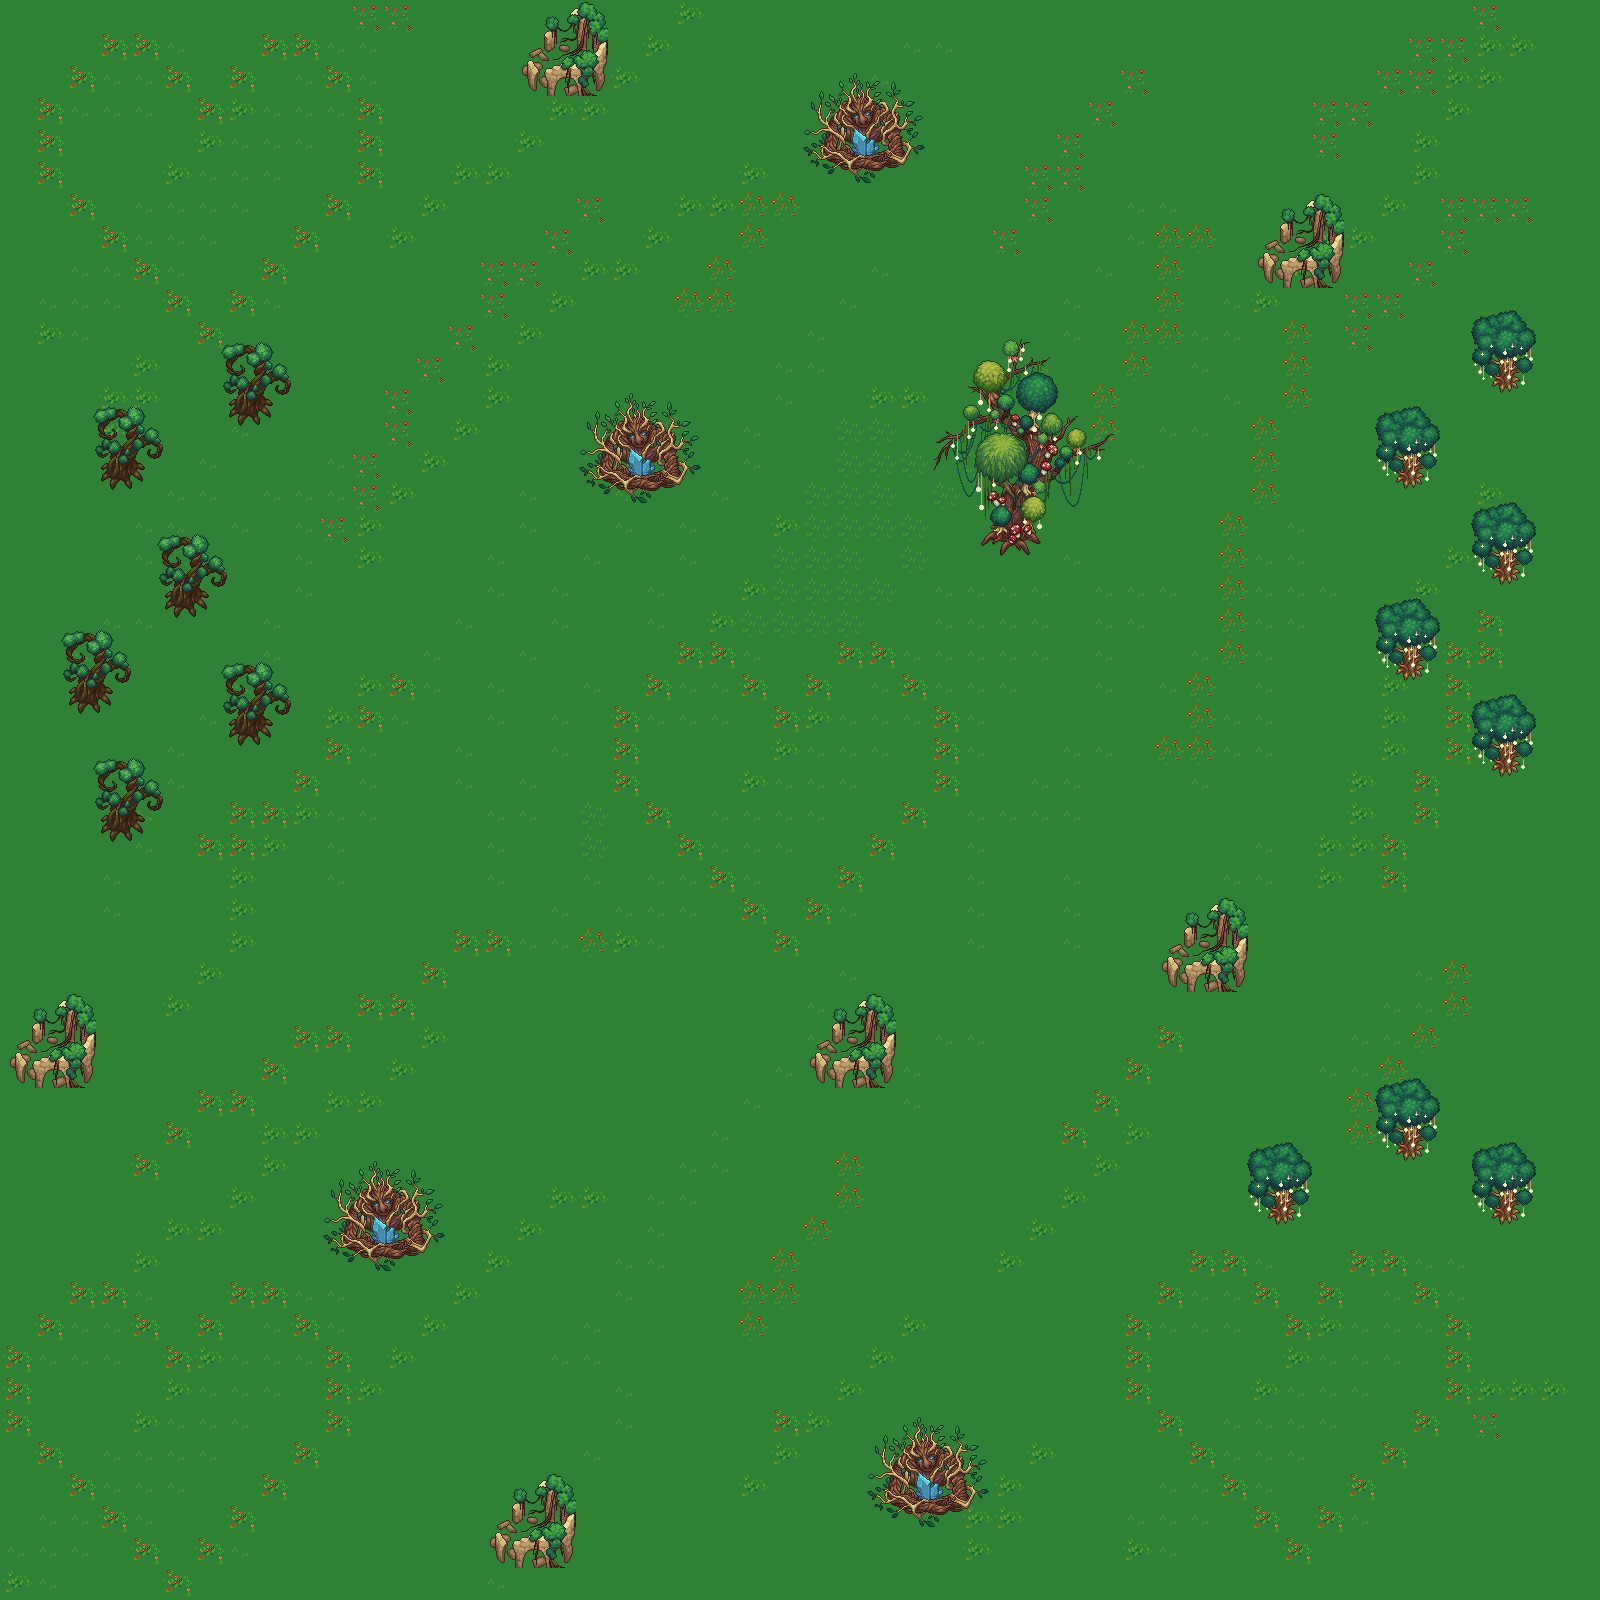

A level layout from a 2D game, rendered from its tile map. Below: a short description, then the map file with tile-grid data replaced by summaries:
An orthogonal 50x50 tile map with 32x32 px tiles, 2 tile layers (Background, Objects), 10 tilesets and 25 objects.

<map version="1.10" tiledversion="1.11.0" orientation="orthogonal" renderorder="right-down" width="50" height="50" tilewidth="32" tileheight="32" infinite="0" nextlayerid="6" nextobjectid="56">
 <tileset firstgid="1" name="Core" tilewidth="32" tileheight="32" tilecount="483" columns="21">
  <image source="tilesets/Core.png" width="672" height="736" />
 </tileset>
 <tileset firstgid="484" name="Yellow_ruins1" tilewidth="32" tileheight="32" tilecount="9" columns="3">
  <image source="tilesets/Yellow_ruins1.png" width="112" height="112" />
 </tileset>
 <tileset firstgid="493" name="Blue-gray_ruins1" tilewidth="32" tileheight="32" tilecount="12" columns="3">
  <image source="tilesets/Blue-gray_ruins1.png" width="112" height="128" />
 </tileset>
 <tileset firstgid="505" name="Brown-gray_ruins2" tilewidth="32" tileheight="32" tilecount="4" columns="2">
  <image source="tilesets/Brown-gray_ruins2.png" width="80" height="80" />
 </tileset>
 <tileset firstgid="509" name="Chanterelles1" tilewidth="32" tileheight="32" tilecount="1" columns="1">
  <image source="tilesets/Chanterelles1.png" width="32" height="32" />
 </tileset>
 <tileset firstgid="510" name="Beige_green_mushroom2" tilewidth="32" tileheight="32" tilecount="4" columns="2">
  <image source="tilesets/Beige_green_mushroom2.png" width="64" height="64" />
 </tileset>
 <tileset firstgid="514" name="Curved_tree1" tilewidth="32" tileheight="32" tilecount="16" columns="4">
  <image source="tilesets/Curved_tree1.png" width="128" height="128" />
 </tileset>
 <tileset firstgid="530" name="Tree_idol_human" tilewidth="32" tileheight="32" tilecount="16" columns="4">
  <image source="tilesets/Tree_idol_human.png" width="128" height="128" />
 </tileset>
 <tileset firstgid="546" name="Mega_tree1" tilewidth="32" tileheight="32" tilecount="64" columns="8">
  <image source="tilesets/Mega_tree1.png" width="256" height="256" />
 </tileset>
 <tileset firstgid="610" name="Luminous_tree2" tilewidth="32" tileheight="32" tilecount="16" columns="4">
  <image source="tilesets/Luminous_tree2.png" width="128" height="128" />
 </tileset>
 <layer id="1" name="Background" width="50" height="50">
  <data>[2500 cells, 2500 non-empty, 8 distinct tile ids]</data>
 </layer>
 <layer id="3" name="Objects" width="50" height="50">
  <data>[2500 cells, 383 non-empty, 105 distinct tile ids]</data>
 </layer>
 <objectgroup id="4" name="Object Layer 1">
  <object id="27" x="538.667" y="28.6667" width="61.3333" height="50.6667" />
  <object id="30" x="837.333" y="114" width="61.3333" height="46.6667" />
  <object id="31" x="992.5" y="458" width="46" height="84.5" />
  <object id="33" x="1277.33" y="225.333" width="58" height="60" />
  <object id="34" x="1493.5" y="333" width="23.5" height="53" />
  <object id="35" x="1396.33" y="423.667" width="24.6667" height="58.6667" />
  <object id="36" x="1491" y="519.333" width="25.6667" height="60.6667" />
  <object id="37" x="1397.33" y="612.667" width="24" height="61.6667" />
  <object id="38" x="1492.67" y="710" width="24.3333" height="60" />
  <object id="39" x="609.25" y="429.5" width="64.5" height="50.75" />
  <object id="40" x="232" y="383.5" width="38" height="32.75" />
  <object id="41" x="102" y="444.5" width="39.5" height="35" />
  <object id="42" x="169.5" y="571.5" width="37.5" height="38" />
  <object id="43" x="70" y="667" width="40.5" height="37" />
  <object id="44" x="231.5" y="702.5" width="38.5" height="34.5" />
  <object id="45" x="101.5" y="798" width="40" height="33" />
  <object id="46" x="31.5" y="1024.5" width="58" height="61.5" />
  <object id="47" x="351" y="1201.5" width="69" height="49" />
  <object id="49" x="832" y="1024.5" width="59.5" height="61.5" />
  <object id="50" x="509" y="1505" width="63" height="62" />
  <object id="51" x="890.5" y="1450" width="72" height="55" />
  <object id="52" x="1182.33" y="928" width="61" height="61.6667" />
  <object id="53" x="1395.33" y="1094.33" width="25" height="59.6667" />
  <object id="54" x="1269.67" y="1159.67" width="24" height="59" />
  <object id="55" x="1491.67" y="1158.67" width="25.3333" height="59.6667" />
 </objectgroup>
</map>
